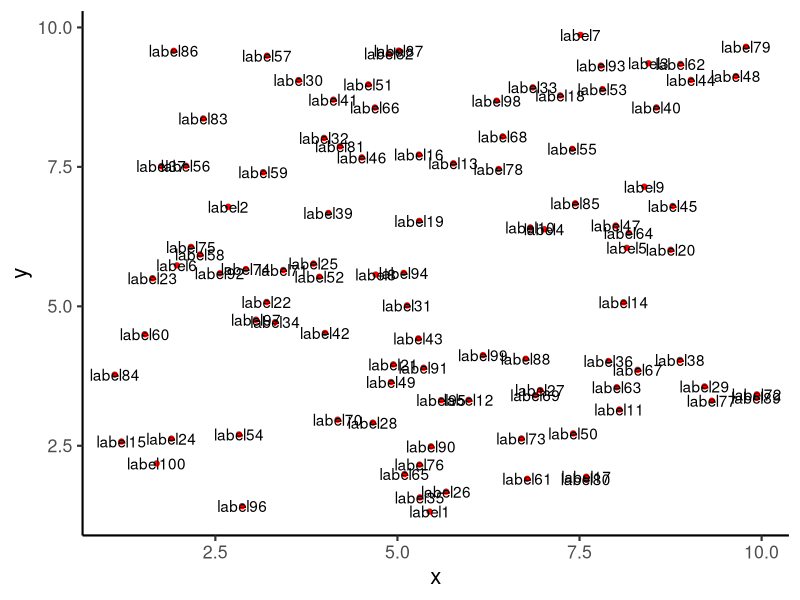
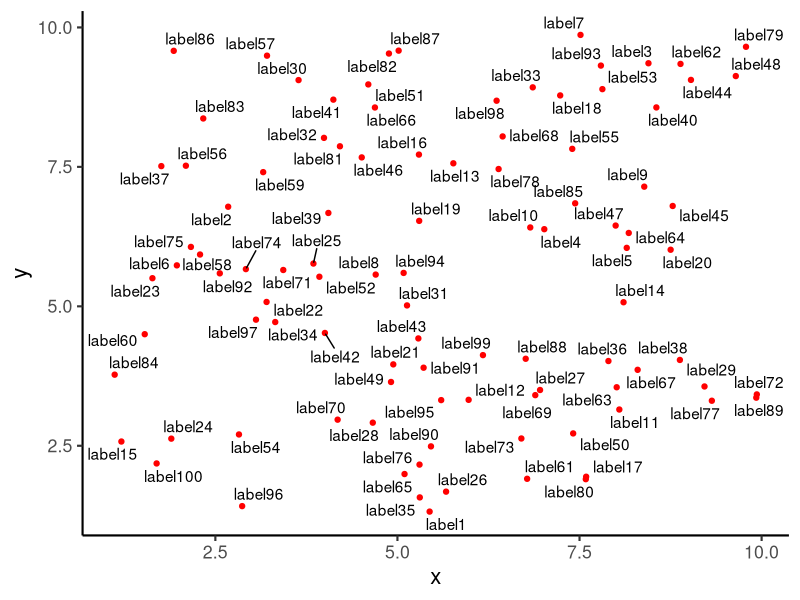
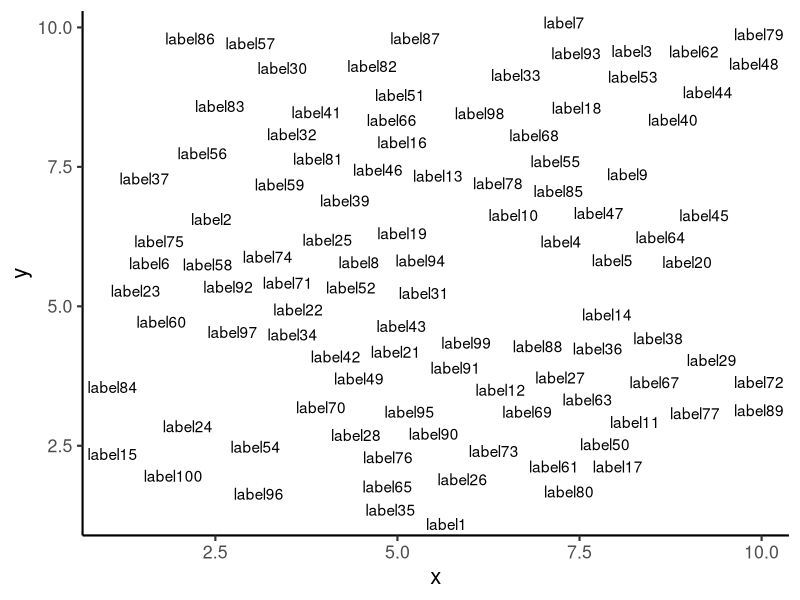

The R source for these figures, in order:
library(ggrepel)
library(ggplot2)
library(dplyr)

set.seed(1)
data = data.frame(x=mtcars$cyl,y=runif(32, 1, 10),label=paste0("label",seq(1:32)))

data2 <- data %>% 
  group_by(x) %>% 
  mutate(y = row_number())

origPlot <- ggplot(data) +
  geom_point(aes(x, y), color = 'red') +
  geom_text(aes(x, y, label = label)) +
  theme_classic(base_size = 16)


repelPlot <- ggplot(data) +
  geom_point(aes(x, y), color = 'red') +
  geom_text_repel(aes(x, y, label = label)) +
  theme_classic(base_size = 16)

repelPlot2 <- ggplot(data) +
  geom_text_repel(aes(x, y, label = label), segment.size = 0) +
  theme_classic(base_size = 16)

repelPlot <- ggplot(data) +
  geom_point(aes(x, y), color = 'red') + # remove later
  geom_text_repel(aes(x, y, label = label), box.padding = unit(0.5, "lines")) +
  theme_classic(base_size = 16)

# loses points, if do unit(0, "lines) or unit(0.5, "native")
repelPlot <- ggplot(data) +
  geom_point(aes(x, y), color = 'red') + # remove later
  geom_text_repel(aes(x, y, label = label), box.padding = unit(0.5, "native")) +
  theme_classic(base_size = 16)


# NOT DISCRETE X VALUES
data = data.frame(x=runif(100, 1, 10),y=runif(100, 1, 10),label=paste0("label",seq(1:100)))
origPlot <- ggplot(data) +
  geom_point(aes(x, y), color = 'red') +
  geom_text(aes(x, y, label = label)) +
  theme_classic(base_size = 16)

repelPlot <- ggplot(data) +
  geom_point(aes(x, y), color = 'red') +
  geom_text_repel(aes(x, y, label = label)) +
  theme_classic(base_size = 16)

repelPlot2 <- ggplot(data) + geom_text_repel(aes(x, y, label = label), segment.size = 0) + theme_classic(base_size = 16)
